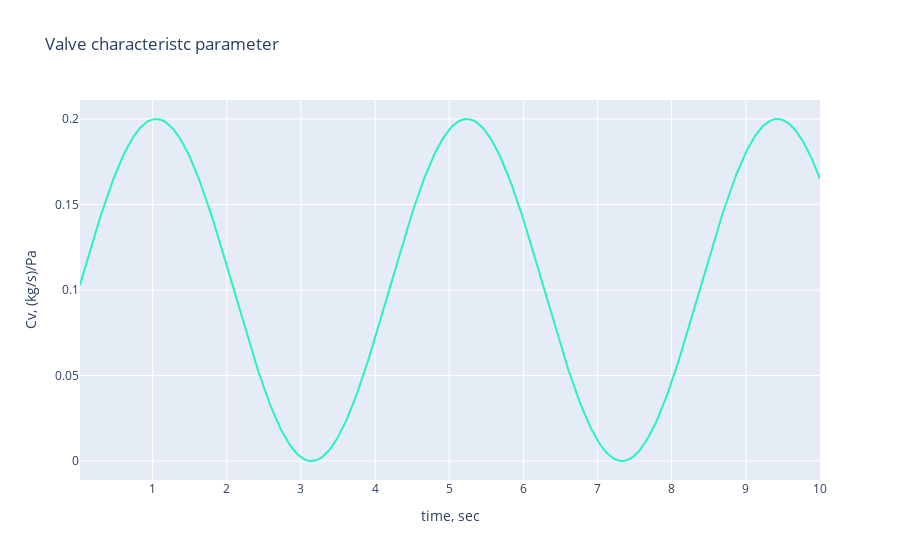

Here is the notebook cell this chart was saved with:
### Code cell
fig = go.Figure()
fig.add_trace(go.Scatter(
            x=hdf_2.df.index.total_seconds(), y= hdf_2.df['subsystem.valve_1.v1.Cv'],
            name='Cv', mode='lines',line_color='rgba(41, 241, 195, 1)'))           
fig.update_layout(title='Valve characteristc parameter',
                  yaxis_zeroline=False, xaxis_zeroline=False,xaxis_title="time, sec",
                 yaxis_title="Cv, (kg/s)/Pa",)
fig.show()

### Figure 1 — Plotly figure (JSON) as saved in the notebook; plotly's stock layout.template omitted (floating-point values rounded to 4 significant figures; data arrays with more than 128 entries replaced by an {"elided": "..."} marker saying what was removed)
{"data": [{"line": {"color": "rgba(41, 241, 195, 1)"}, "mode": "lines", "name": "Cv", "type": "scatter", "x": {"elided": "500 float values"}, "y": {"elided": "500 float values"}}], "layout": {"title": {"text": "Valve characteristc parameter"}, "xaxis": {"title": {"text": "time, sec"}, "zeroline": false}, "yaxis": {"title": {"text": "Cv, (kg/s)/Pa"}, "zeroline": false}}}
